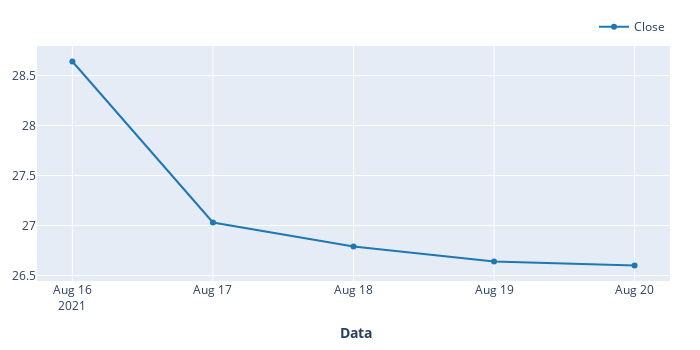

The code cell stored with this chart in its notebook:
### Code cell
#Gráfico para ver o comportamento
#Construindo outro df com um limitador no indice
dados_teste = ativo['Close'][ativo['Close'].index<='2021-08-20']
dados_teste2 = pd.DataFrame(dados_teste.iloc[-5:])
dados_teste2.vbt.plot().update_xaxes(title_text="<b> Data",
                          rangebreaks=[dict(bounds=["sat", "mon"])]).show()

### Figure 1 — Plotly figure (JSON) as saved in the notebook; plotly's stock layout.template omitted (floating-point values rounded to 4 significant figures)
{"data": [{"name": "Close", "showlegend": true, "type": "scatter", "uid": "99d37c86-1c60-4205-b2df-16df8ecdd7d6", "x": ["2021-08-16T00:00:00", "2021-08-17T00:00:00", "2021-08-18T00:00:00", "2021-08-19T00:00:00", "2021-08-20T00:00:00"], "y": [28.64, 27.03, 26.79, 26.64, 26.6]}], "layout": {"height": 350, "legend": {"orientation": "h", "traceorder": "normal", "x": 1, "xanchor": "right", "y": 1.02, "yanchor": "bottom"}, "margin": {"b": 30, "l": 30, "r": 30, "t": 30}, "width": 700, "xaxis": {"rangebreaks": [{"bounds": ["sat", "mon"]}], "title": {"text": "<b> Data"}}}}
